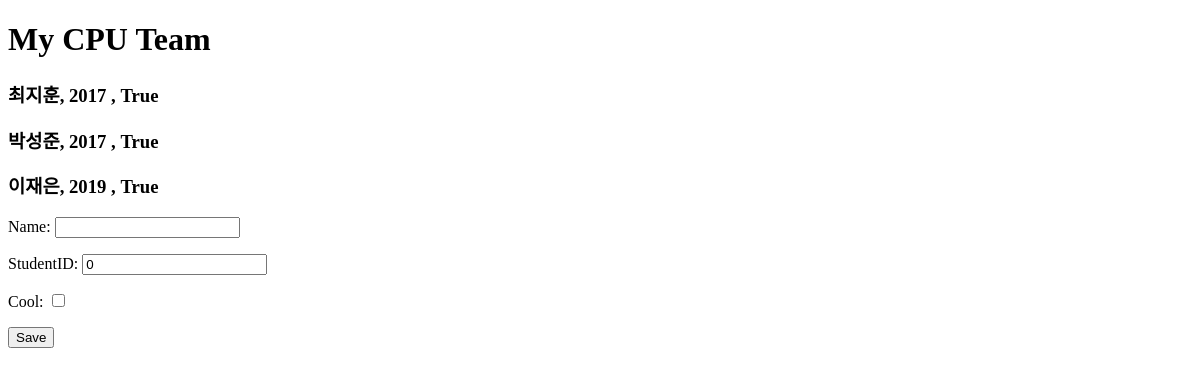
/cputeam/, run on an earlier commit of the app's database.
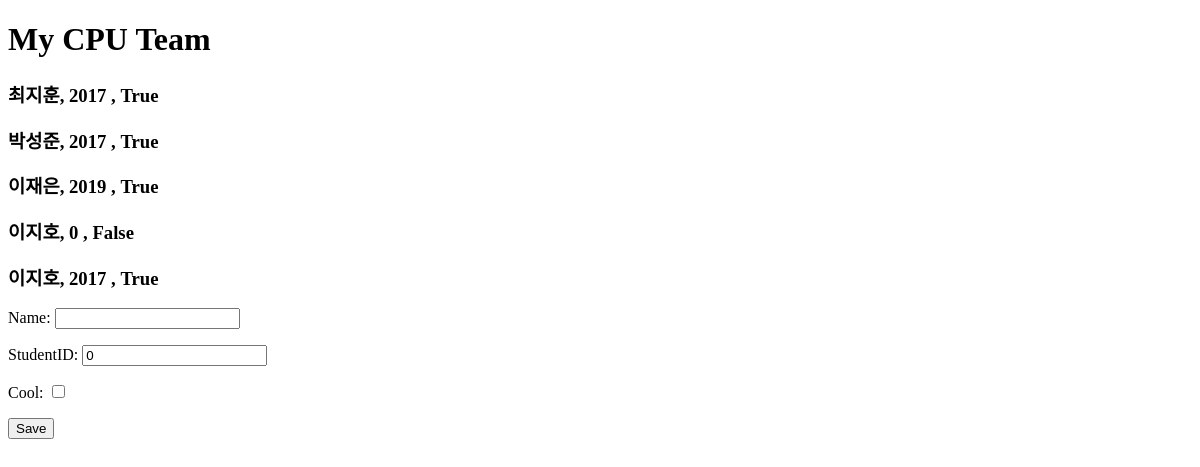
And on a later commit of the database.
### webprojectApp/models.py (models this page shows, shortened)
class CpuTeam(models.Model):
    name = models.CharField(default="", null=False, max_length=10)
    studentID = models.IntegerField(default=0)
    cool = models.BooleanField(default=False)

### webprojectApp/views.py (the view)
# urls.py: path('cputeam/', CpuTeamModel_views),
def CpuTeamModel_views(request):
    CpuTeam_All = CpuTeam.objects.all()
    if request.method == "POST":
        form = CpuTeamForm(request.POST)
        if form.is_valid():
            form.save()
    CpuTeamForm_All = CpuTeamForm()
    return render(request, 'CpuTeam.html', {"cputeam_list": CpuTeam_All, "CpuTeamForm": CpuTeamForm_All})

### webprojectApp/forms.py
class CpuTeamForm(forms.ModelForm):  # ModelForm을 상속받는 cpu form 생성
    class Meta:
        model = CpuTeam
        fields = ('name', 'studentID', 'cool')

### webprojectApp/templates/cputeam.html (shortened to what this page needs)
<!DOCTYPE html>
<html>
    <head>
    </head>
    <body>
        <h1>My CPU Team</h1>
        {% for cputeam in cputeam_list %}
            <h3>{{cputeam.name}}, {{cputeam.studentID}} , {{cputeam.cool}}</h3>
        {% endfor %}
        <form method="POST">{% csrf_token %}
            {{CpuTeamForm.as_p}}
            <button type="submit">Save</button>
        </form>
    </body>
</html>

What changed in the data, as far as the page shows it:
added CpuTeam: name "이지호", studentID "0", cool "False"
added CpuTeam: name "이지호", studentID "2017", cool "True"
